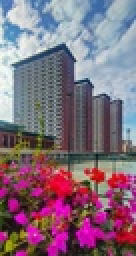
%> input picture Hackathon/pre/images/1.jpg, 68 x 128 px, shrunk from 1080 x 2026 before the run (shown 2 times larger)
$ octave problem3_2.m   (GNU Octave 9; MATLAB toolbox functions it lacks are replaced by stand-ins)
%> lines starting %> are read from the running program, lines starting %| are printed output that depends on the picture
### AI programing language/final report/matlab/median_filter.m
function [ img ] = median_filter( image, m )
%----------------------------------------------
%中值滤波
%输入：
%image：原图
%m：模板的大小3*3的模板，m=3
%输出：
%img：中值滤波处理后的图像
%----------------------------------------------
    n = m;
    [ height, width ] = size(image);
    x1 = double(image);
    x2 = x1;
    for i = 1: height-n+1
        for j = 1:width-n+1
            mb = x1( i:(i+n-1),  j:(j+n-1) );
            mb = mb(:);
            mm = median(mb);
            x2( i+(n-1)/2,  j+(n-1)/2 ) = mm;

        end
    end

    img = uint8(x2);


end

### AI programing language/final report/matlab/avg_filter.m
%x是需要滤波的图像,n是模板大小(即n×n)
function d=avg_filter(x,n)
a(1:n,1:n)=1;   %a即n×n模板,元素全是1
[hight, width]=size(x);   %输入图像是hightxwidth的,且hight>n,width>n
x1=double(x);
x2=x1;
for i=1:hight-n+1
    for j=1:width-n+1
        c=x1(i:i+(n-1),j:j+(n-1)).*a; %取出x1中从(i,j)开始的n行n列元素与模板相乘
        s=sum(sum(c));                 %求c矩阵中各元素之和
        x2(i+(n-1)/2,j+(n-1)/2)=s/(n*n); %将与模板运算后的各元素的均值赋给模板中心位置的元素
    end
end
%未被赋值的元素取原值
d=uint8(x2);

### AI programing language/final report/matlab/problem3_2.m
[filename, pathname] = uigetfile({'*.png'; '*.jpeg'}, '选择图片');
%> the answer given: ../../../Hackathon/pre/images/1.jpg

%没有图像
if filename == 0
    return;
end

Image = imread([pathname, filename]);
%> Image is the input picture: size 128x68x3 uint8; mean R, G, B 130.3, 107.8, 124.4
[m, n, z] = size(Image);
%> m = 128; n = 68; z = 3

%转换为灰度图
if z>1
    Image = rgb2gray(Image);
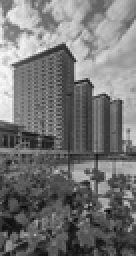
%> Image: size 128x68 uint8 (shown 2 times larger); min 6, max 252, mean 116.4
end
imwrite(Image, 'gray.png');
med3 = median_filter(Image, 3);
%> after the loop in median_filter, `for i = 1: height-n+1`:
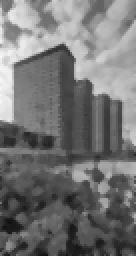
%> x2: size 128x68 double (shown 2 times larger); min 18, max 248, mean 116.3
imwrite(med3, 'med3.png');
med5 = median_filter(Image, 5);
%> call 2 of median_filter, with m = 5
%> after the loop in median_filter (call 2), `for i = 1: height-n+1`:
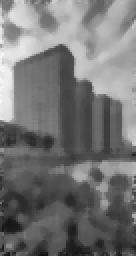
%> x2: size 128x68 double (shown 2 times larger); min 18, max 248, mean 116.6
imwrite(med5, 'med5.png');
med7 = median_filter(Image, 7);
%> call 3 of median_filter, with m = 7
%> after the loop in median_filter (call 3), `for i = 1: height-n+1`:
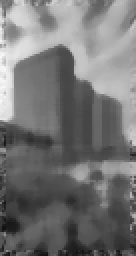
%> x2: size 128x68 double (shown 2 times larger); min 18, max 252, mean 116.7
imwrite(med7, 'med7.png');

mea3 = avg_filter(Image, 3);
imwrite(mea3, 'mea3.png');
mea5 = avg_filter(Image, 5);
%> call 2 of avg_filter, with n = 5
%> after the loop in avg_filter (call 2), `for i=1:hight-n+1`:
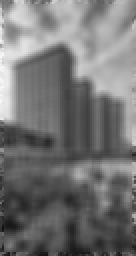
%> x2: size 128x68 double (shown 2 times larger); min 18, max 248, mean 116.5
imwrite(mea5, 'mea5.png');
mea7 = avg_filter(Image, 7);
imwrite(mea7, 'mea7.png');

$ run again, on Hackathon/pre/images/3.jpg
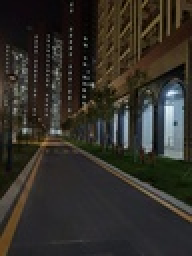
%> input picture Hackathon/pre/images/3.jpg, 96 x 128 px, shrunk from 1080 x 1440 before the run (shown 2 times larger)
%> Image is the input picture: size 128x96x3 uint8; mean R, G, B 49.9, 46.6, 40.3
%> Image: size 128x96 uint8
%> after the loop in median_filter (call 2), `for i = 1: height-n+1`:
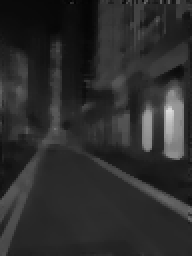
%> x2: size 128x96 double (shown 2 times larger); min 3, max 220, mean 44.7
%> after the loop in avg_filter (call 2), `for i=1:hight-n+1`:
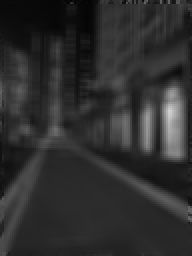
%> x2: size 128x96 double (shown 2 times larger); min 3, max 209.7, mean 46.8
